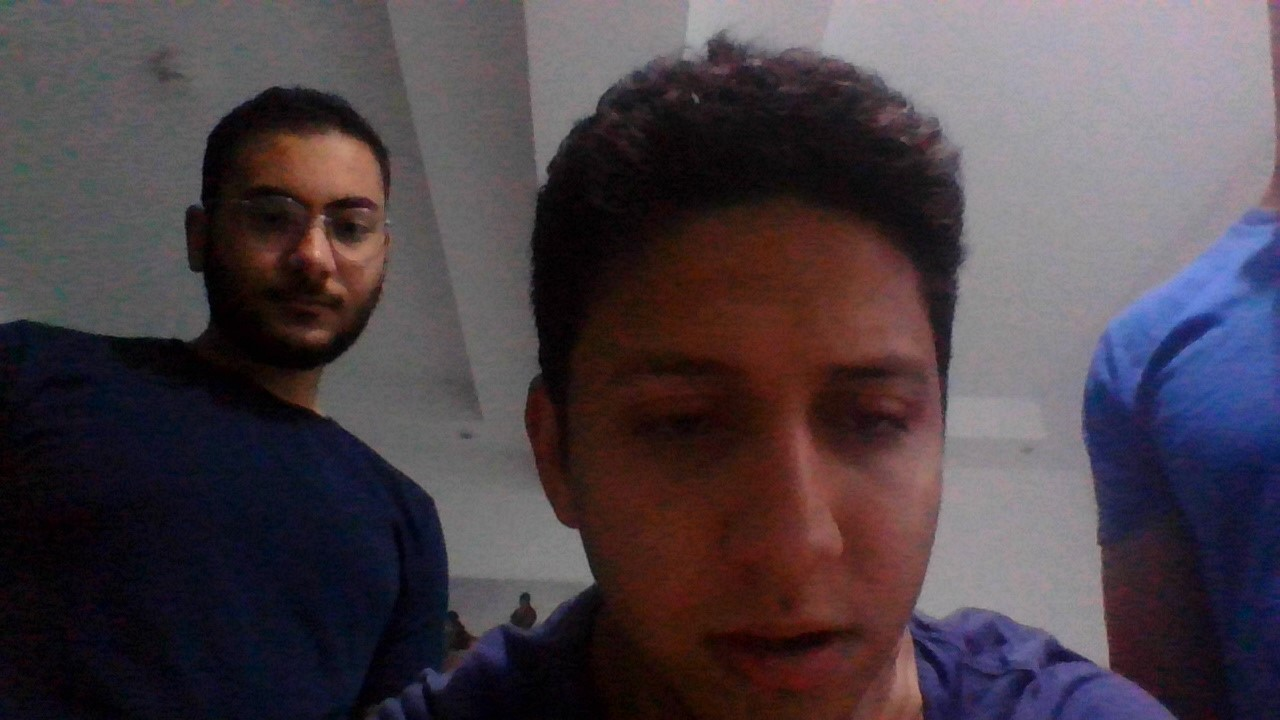
#> input picture photos/yazeed.jpg, 1280 x 720 px, found by its file name
$ python 'basic functiond.py'
#> lines starting #> are read from the running program, lines starting #| are printed output that depends on the picture; after the words box and inside, x2 and y2 are one past the last pixel; in counts of white or black regions, pixels touching at a corner belong together
import cv2 as cv
import numpy as np
kernel=np.ones((5,5),np.uint8)
img = cv.imread("photos\yazeed.jpg")
#> img is the input picture: shape (720, 1280, 3); mean B, G, R 71.7, 64.9, 74.8
imgGray = cv.cvtColor(img,cv.COLOR_BGR2GRAY)
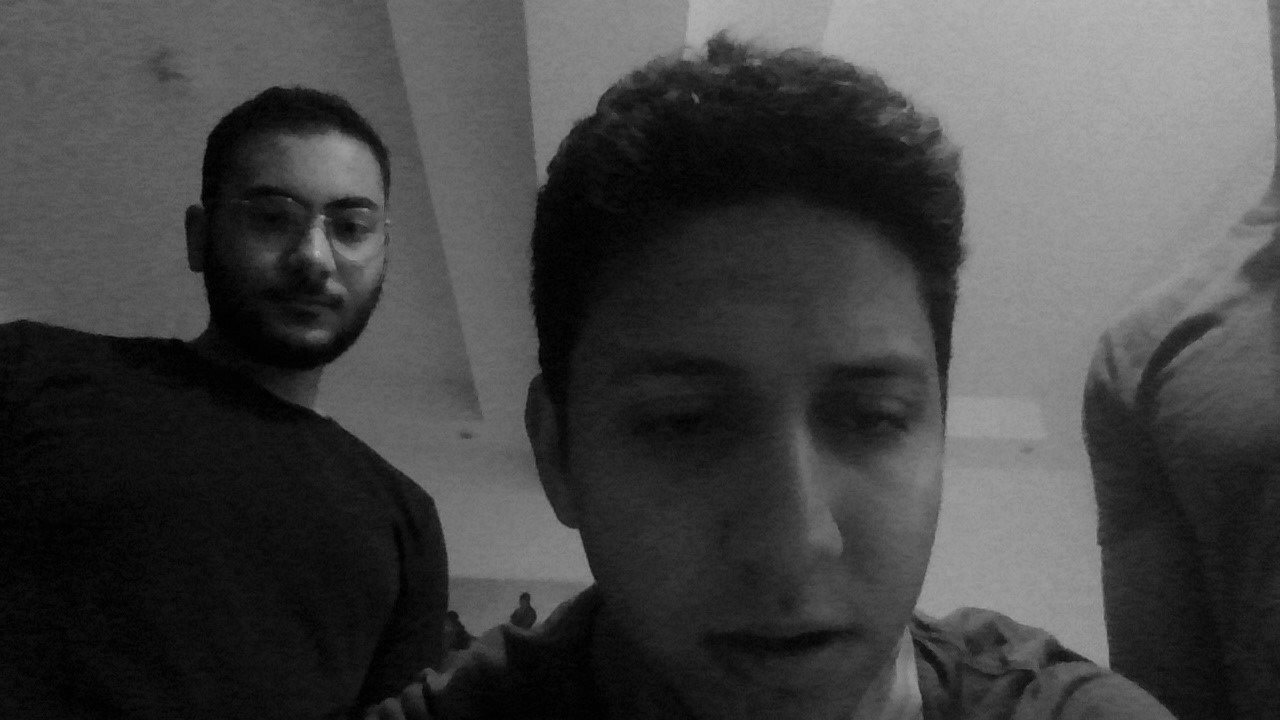
#> imgGray: shape (720, 1280); min 0, max 183, mean 68.6
cv.imshow("gray",imgGray)
imgblurr= cv.GaussianBlur(imgGray,(7,7),0)
#cv.imshow("Blur",imgblurr)
imgcanny = cv.Canny(img,150,200)
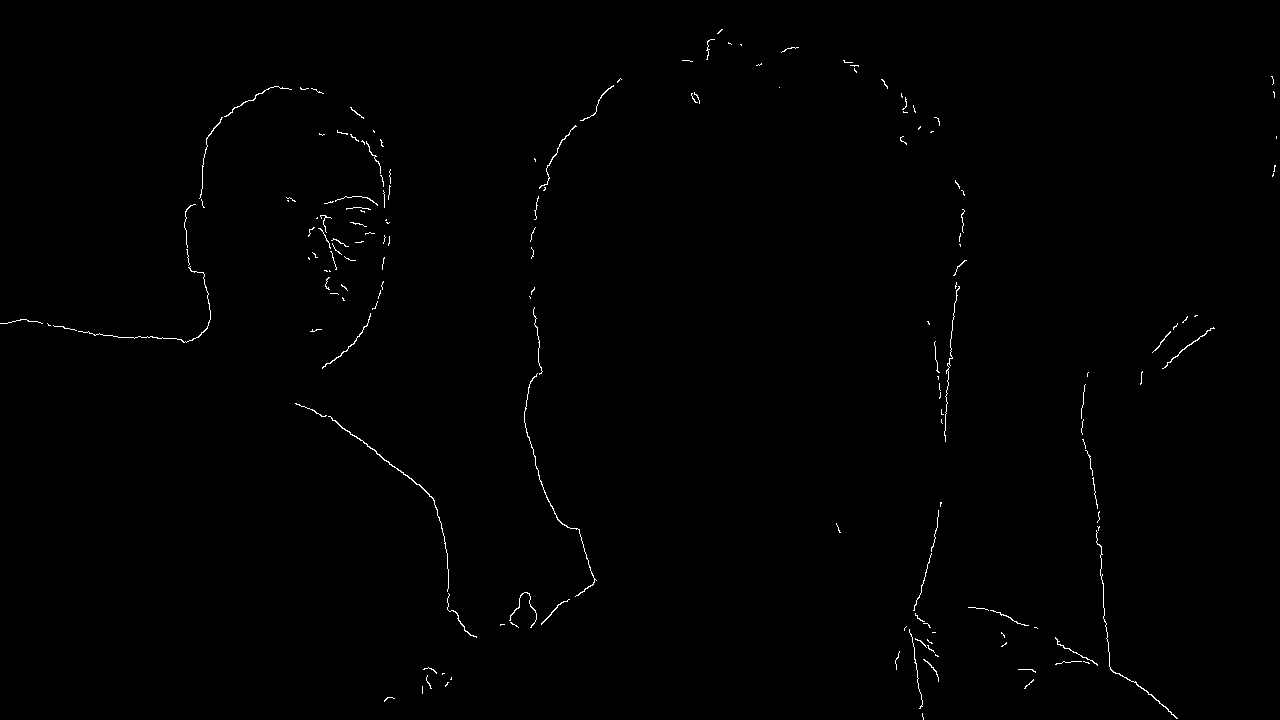
#> imgcanny: shape (720, 1280); 0.48% white in thin lines or dots
imgDialation=cv.dilate(imgcanny,kernel,1)
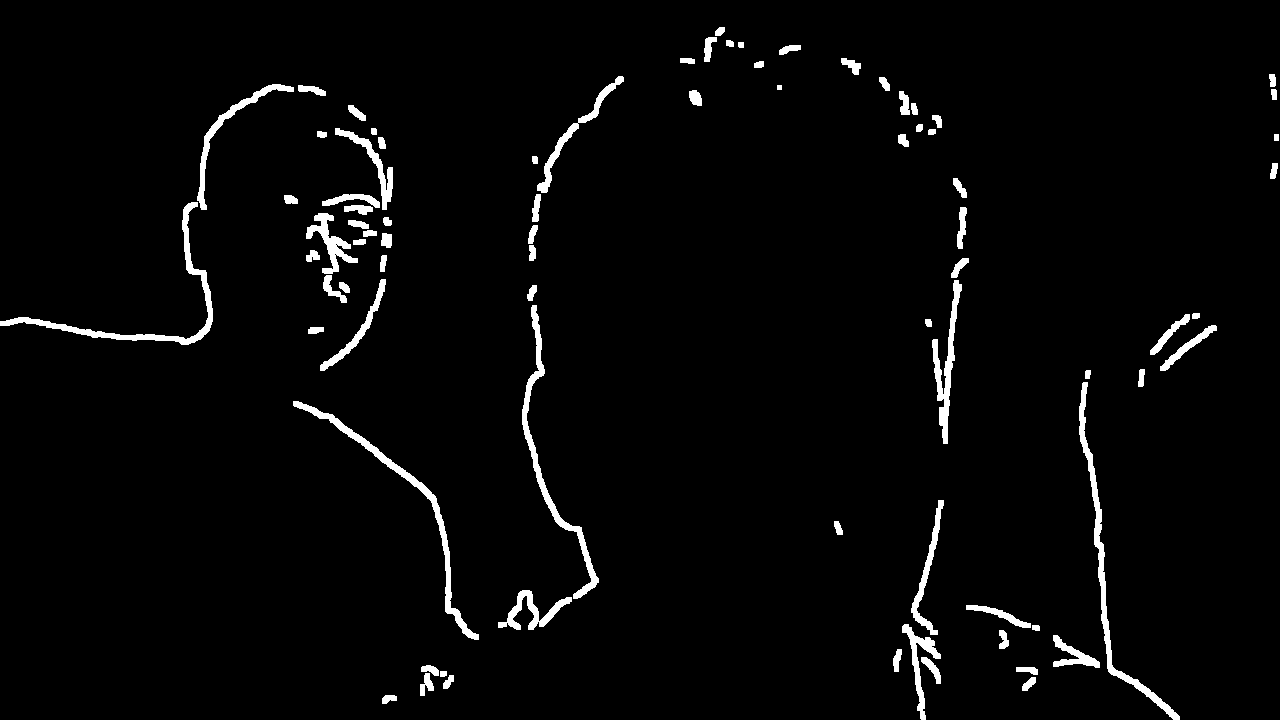
#> imgDialation: shape (720, 1280); 2.8% white; 80 white regions, largest, box (x1, y1, x2, y2) and area: (1079, 382, 1180, 720) 2282, (293, 401, 479, 640) 2124, (0, 202, 213, 345) 2116
imgerode=cv.erode(imgcanny,kernel,2)
#> imgerode: shape (720, 1280); every value is 0
cv.imshow('canny',imgerode)
cv.imshow('dial',imgcanny)
cv.waitKey(0)

$ run again, with photos/cards.jpg copied over photos/yazeed.jpg
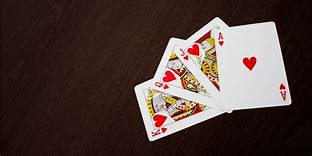
#> input picture photos/cards.jpg, 312 x 156 px, found by its file name
#> img is the input picture: shape (156, 312, 3); mean B, G, R 57.5, 62, 80.1
#> `imgcanny = cv.Canny(img,150,200)`:
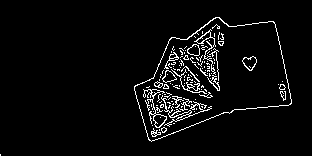
#> imgcanny: shape (156, 312); 4.4% white in thin lines or dots, all inside (x1, y1, x2, y2) = (0, 17, 292, 156)
#> `imgDialation=cv.dilate(imgcanny,kernel,1)`:
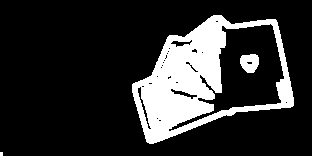
#> imgDialation: shape (156, 312); 17.9% white; 3 white regions (1 under 20 px), largest, box (x1, y1, x2, y2) and area: (132, 15, 294, 144) 8419, (240, 54, 259, 73) 280
#> imgerode: shape (156, 312); every value is 0
